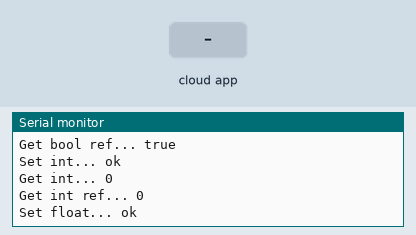
This sketch was run on a simulated ESP8266 (NodeMCU). Shown: the last lines printed to the serial monitor. The test bench sets the inputs (shaded band). WiFi joins after 1.5 s; servers stay silent unless stated; the Firebase database answers and starts empty.

Above: at 2.7 s.
2.8 s: the phone or cloud app sets string to 0
At 2.83 s:
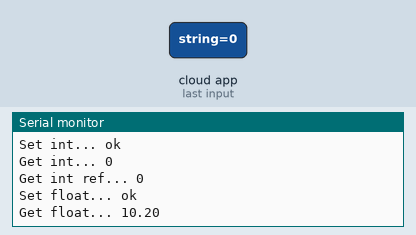
16.8 s: the phone or cloud app sets float to 0
At 17.84 s:
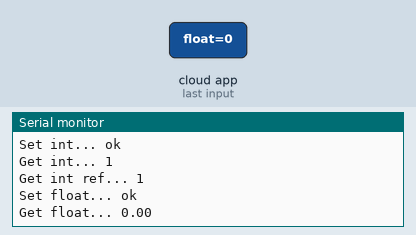

Measured:
- after the input at 16.8 s, the serial monitor: prints a new line after 0.91 s (image 2)

The sketch:

BasicEsp.ino
```cpp
// (licence header left out)
#if defined(ESP32)
#include <WiFi.h>
#elif defined(ESP8266)
#include <ESP8266WiFi.h>
#endif

#include <Firebase_ESP_Client.h>

// Provide the token generation process info.
#include <addons/TokenHelper.h>

// Provide the RTDB payload printing info and other helper functions.
#include <addons/RTDBHelper.h>

/* 1. Define the WiFi credentials */
#define WIFI_SSID "Irineuvcnaosabenemeu"
#define WIFI_PASSWORD "eunaosei"

// For the following credentials, see examples/Authentications/SignInAsUser/EmailPassword/EmailPassword.ino

/* 2. Define the API Key */
#define API_KEY "AIzaSyCL9pwtrL5AkaYLCOYgv0z88o38Xv2g5cY"

/* 3. Define the RTDB URL */
#define DATABASE_URL "esp8266-a784c-default-rtdb.firebaseio.com" //<databaseName>.firebaseio.com or <databaseName>.<region>.firebasedatabase.app

/* 4. Define the user Email and password that alreadey registerd or added in your project */
#define USER_EMAIL "zugscorp@gmail.com"
#define USER_PASSWORD "zugsesport"

// Define Firebase Data object
FirebaseData fbdo;

FirebaseAuth auth;
FirebaseConfig config;

unsigned long sendDataPrevMillis = 0;

unsigned long count = 0;

void setup()
{

  Serial.begin(115200);

  WiFi.begin(WIFI_SSID, WIFI_PASSWORD);
  Serial.print("Connecting to Wi-Fi");
  while (WiFi.status() != WL_CONNECTED)
  {
    Serial.print(".");
    delay(300);
  }
  Serial.println();
  Serial.print("Connected with IP: ");
  Serial.println(WiFi.localIP());
  Serial.println();

  Serial.printf("Firebase Client v%s\n\n", FIREBASE_CLIENT_VERSION);

  /* Assign the api key (required) */
  config.api_key = API_KEY;

  /* Assign the user sign in credentials */
  auth.user.email = USER_EMAIL;
  auth.user.password = USER_PASSWORD;

  /* Assign the RTDB URL (required) */
  config.database_url = DATABASE_URL;

  /* Assign the callback function for the long running token generation task */
  config.token_status_callback = tokenStatusCallback; // see addons/TokenHelper.h

  // Or use legacy authenticate method
  // config.database_url = DATABASE_URL;
  // config.signer.tokens.legacy_token = "<database secret>";

  // To connect without auth in Test Mode, see Authentications/TestMode/TestMode.ino

  //////////////////////////////////////////////////////////////////////////////////////////////
  // Please make sure the device free Heap is not lower than 80 k for ESP32 and 10 k for ESP8266,
  // otherwise the SSL connection will fail.
  //////////////////////////////////////////////////////////////////////////////////////////////

#if defined(ESP8266)
  // In ESP8266 required for BearSSL rx/tx buffer for large data handle, increase Rx size as needed.
  fbdo.setBSSLBufferSize(2048 /* Rx buffer size in bytes from 512 - 16384 */, 2048 /* Tx buffer size in bytes from 512 - 16384 */);
#endif

  // Limit the size of response payload to be collected in FirebaseData
  fbdo.setResponseSize(2048);

  Firebase.begin(&config, &auth);

  // Comment or pass false value when WiFi reconnection will control by your code or third party library
  Firebase.reconnectWiFi(true);

  Firebase.setDoubleDigits(5);

  config.timeout.serverResponse = 10 * 1000;

  /** Timeout options.

  //WiFi reconnect timeout (interval) in ms (10 sec - 5 min) when WiFi disconnected.
  config.timeout.wifiReconnect = 10 * 1000;

  //Socket connection and SSL handshake timeout in ms (1 sec - 1 min).
  config.timeout.socketConnection = 10 * 1000;

  //Server response read timeout in ms (1 sec - 1 min).
  config.timeout.serverResponse = 10 * 1000;

  //RTDB Stream keep-alive timeout in ms (20 sec - 2 min) when no server's keep-alive event data received.
  config.timeout.rtdbKeepAlive = 45 * 1000;

  //RTDB Stream reconnect timeout (interval) in ms (1 sec - 1 min) when RTDB Stream closed and want to resume.
  config.timeout.rtdbStreamReconnect = 1 * 1000;

  //RTDB Stream error notification timeout (interval) in ms (3 sec - 30 sec). It determines how often the readStream
  //will return false (error) when it called repeatedly in loop.
  config.timeout.rtdbStreamError = 3 * 1000;

  Note:
  The function that starting the new TCP session i.e. first time server connection or previous session was closed, the function won't exit until the
  time of config.timeout.socketConnection.

  You can also set the TCP data sending retry with
  config.tcp_data_sending_retry = 1;

  */
}

void loop()
{

  // Firebase.ready() should be called repeatedly to handle authentication tasks.

  if (Firebase.ready() && (millis() - sendDataPrevMillis > 15000 || sendDataPrevMillis == 0))
  {
    sendDataPrevMillis = millis();

    Serial.printf("Set bool... %s\n", Firebase.RTDB.setBool(&fbdo, F("/test/bool"), count % 2 == 0) ? "ok" : fbdo.errorReason().c_str());

    Serial.printf("Get bool... %s\n", Firebase.RTDB.getBool(&fbdo, FPSTR("/test/bool")) ? fbdo.to<bool>() ? "true" : "false" : fbdo.errorReason().c_str());

    bool bVal;
    Serial.printf("Get bool ref... %s\n", Firebase.RTDB.getBool(&fbdo, F("/test/bool"), &bVal) ? bVal ? "true" : "false" : fbdo.errorReason().c_str());

    Serial.printf("Set int... %s\n", Firebase.RTDB.setInt(&fbdo, F("/test/int"), count) ? "ok" : fbdo.errorReason().c_str());

    Serial.printf("Get int... %s\n", Firebase.RTDB.getInt(&fbdo, F("/test/int")) ? String(fbdo.to<int>()).c_str() : fbdo.errorReason().c_str());

    int iVal = 0;
    Serial.printf("Get int ref... %s\n", Firebase.RTDB.getInt(&fbdo, F("/test/int"), &iVal) ? String(iVal).c_str() : fbdo.errorReason().c_str());

    Serial.printf("Set float... %s\n", Firebase.RTDB.setFloat(&fbdo, F("/test/float"), count + 10.2) ? "ok" : fbdo.errorReason().c_str());

    Serial.printf("Get float... %s\n", Firebase.RTDB.getFloat(&fbdo, F("/test/float")) ? String(fbdo.to<float>()).c_str() : fbdo.errorReason().c_str());

    Serial.printf("Set double... %s\n", Firebase.RTDB.setDouble(&fbdo, F("/test/double"), count + 35.517549723765) ? "ok" : fbdo.errorReason().c_str());

    Serial.printf("Get double... %s\n", Firebase.RTDB.getDouble(&fbdo, F("/test/double")) ? String(fbdo.to<double>()).c_str() : fbdo.errorReason().c_str());

    Serial.printf("Set string... %s\n", Firebase.RTDB.setString(&fbdo, F("/test/string"), F("PICA GROSSONA DOUGLAS ME MACETA")) ? "ok" : fbdo.errorReason().c_str());

    Serial.printf("Get string... %s\n", Firebase.RTDB.getString(&fbdo, F("/test/string")) ? fbdo.to<const char *>() : fbdo.errorReason().c_str());

    // For the usage of FirebaseJson, see examples/FirebaseJson/BasicUsage/Create_Edit_Parse.ino
    FirebaseJson json;

    if (count == 0)
    {
      json.set("value/round/" + String(count), F("cool!"));
      json.set(F("value/ts/.sv"), F("timestamp"));
      Serial.printf("Set json... %s\n", Firebase.RTDB.set(&fbdo, F("/test/json"), &json) ? "ok" : fbdo.errorReason().c_str());
    }
    else
    {
      json.add(String(count), F("smart!"));
      Serial.printf("Update node... %s\n", Firebase.RTDB.updateNode(&fbdo, F("/test/json/value/round"), &json) ? "ok" : fbdo.errorReason().c_str());
    }

    Serial.println();

    // For generic set/get functions.

    // For generic set, use Firebase.RTDB.set(&fbdo, <path>, <any variable or value>)

    // For generic get, use Firebase.RTDB.get(&fbdo, <path>).
    // And check its type with fbdo.dataType() or fbdo.dataTypeEnum() and
    // cast the value from it e.g. fbdo.to<int>(), fbdo.to<std::string>().

    // The function, fbdo.dataType() returns types String e.g. string, boolean,
    // int, float, double, json, array, blob, file and null.

    // The function, fbdo.dataTypeEnum() returns type enum (number) e.g. fb_esp_rtdb_data_type_null (1),
    // fb_esp_rtdb_data_type_integer, fb_esp_rtdb_data_type_float, fb_esp_rtdb_data_type_double,
    // fb_esp_rtdb_data_type_boolean, fb_esp_rtdb_data_type_string, fb_esp_rtdb_data_type_json,
    // fb_esp_rtdb_data_type_array, fb_esp_rtdb_data_type_blob, and fb_esp_rtdb_data_type_file (10)

    count++;
  }
}

/** NOTE:
 * When you trying to get boolean, integer and floating point number using getXXX from string, json
 * and array that stored on the database, the value will not set (unchanged) in the
 * FirebaseData object because of the request and data response type are mismatched.
 *
 * There is no error reported in this case, until you set this option to true
 * config.rtdb.data_type_stricted = true;
 *
 * In the case of unknown type of data to be retrieved, please use generic get function and cast its value to desired type like this
 *
 * Firebase.RTDB.get(&fbdo, "/path/to/node");
 *
 * float value = fbdo.to<float>();
 * String str = fbdo.to<String>();
 *
 */

/// PLEASE AVOID THIS ////

// Please avoid the following inappropriate and inefficient use cases
/**
 *
 * 1. Call get repeatedly inside the loop without the appropriate timing for execution provided e.g. millis() or conditional checking,
 * where delay should be avoided.
 *
 * Everytime get was called, the request header need to be sent to server which its size depends on the authentication method used,
 * and costs your data usage.
 *
 * Please use stream function instead for this use case.
 *
 * 2. Using the single FirebaseData object to call different type functions as above example without the appropriate
 * timing for execution provided in the loop i.e., repeatedly switching call between get and set functions.
 *
 * In addition to costs the data usage, the delay will be involved as the session needs to be closed and opened too often
 * due to the HTTP method (GET, PUT, POST, PATCH and DELETE) was changed in the incoming request.
 *
 *
 * Please reduce the use of swithing calls by store the multiple values to the JSON object and store it once on the database.
 *
 * Or calling continuously "set" or "setAsync" functions without "get" called in between, and calling get continuously without set
 * called in between.
 *
 * If you needed to call arbitrary "get" and "set" based on condition or event, use another FirebaseData object to avoid the session
 * closing and reopening.
 *
 * 3. Use of delay or hidden delay or blocking operation to wait for hardware ready in the third party sensor libraries, together with stream functions e.g. Firebase.RTDB.readStream and fbdo.streamAvailable in the loop.
 *
 * Please use non-blocking mode of sensor libraries (if available) or use millis instead of delay in your code.
 *
 * 4. Blocking the token generation process.
 *
 * Let the authentication token generation to run without blocking, the following code MUST BE AVOIDED.
 *
 * while (!Firebase.ready()) <---- Don't do this in while loop
 * {
 *     delay(1000);
 * }
 *
 */
```
